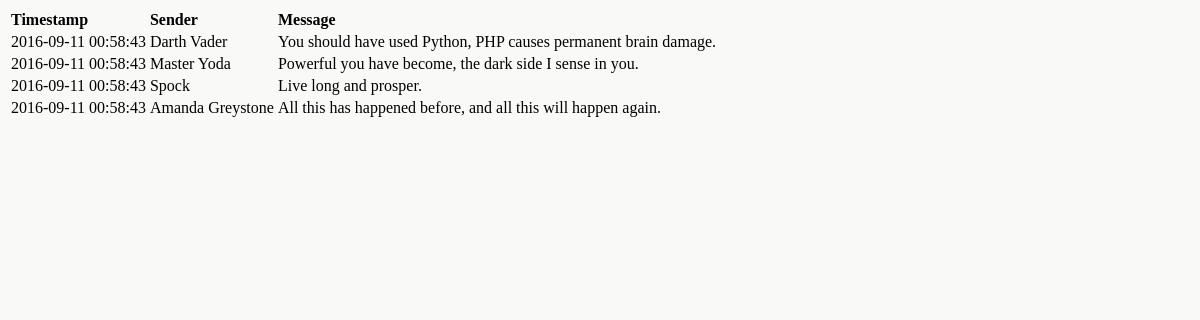
/view_zodiac_feedback.php, run on the app's committed database.
### tables this page shows
CREATE TABLE zodiac_feedback
(
    message_date        date,
    message_time        time,
    message_timestamp   timestamp       DEFAULT current_timestamp,
    sender              varchar(40),
    message             varchar(255),
    public_message      enum('Y', 'N')
);

### view_zodiac_feedback.php (the view, shortened to what this page needs)
<!DOCTYPE HTML PUBLIC "-//W3C//DTD HTML 4.01//EN" "http://www.w3.org/TR/html4/strict.dtd">
<html>
<head>
    <link rel="stylesheet" type="text/css" href="stylesheet.css" />
</head>
<body>
<?php
    require_once("DB/inc_ChineseZodiacDB.php");
    $query = "SELECT message_timestamp, sender, message " .
        "FROM zodiac_feedback " .
        "WHERE public_message='Y';";
    $result = mysqli_query($mysqli, $query)
            or die(mysqli_error($mysqli));
    echo "<table>";
    echo "<tr><th>Timestamp</th><th>Sender</th><th>Message</th></tr>";
    while ($row = $result->fetch_assoc()) {
        echo "<tr>";
        echo "<td>$row[message_timestamp]</td>";
        echo "<td>$row[sender]</td>";
        echo "<td>$row[message]</td>";
        echo "</tr>";
    }
    echo "</table>";
?>
</body>
</html>

### stylesheet.css (style rules this page uses)
html { text-align: left; }
body { background-color: #f9f9f8; }

### data on the page
zodiac_feedback: message_timestamp "2016-09-11 00:58:43", sender "Darth Vader", message "You should have used Python, PHP causes permanent brain damage."
zodiac_feedback: message_timestamp "2016-09-11 00:58:43", sender "Master Yoda", message "Powerful you have become, the dark side I sense in you."
zodiac_feedback: message_timestamp "2016-09-11 00:58:43", sender "Spock", message "Live long and prosper."
zodiac_feedback: message_timestamp "2016-09-11 00:58:43", sender "Amanda Greystone", message "All this has happened before, and all this will happen again."
